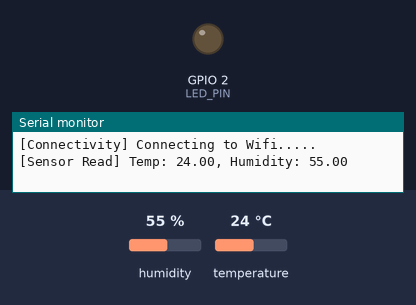
Recording of a sketch running on a simulated ESP32. On the bench: output pins drawn as LEDs (lit = HIGH), the last lines printed to the serial monitor. The inputs (shaded band) are chosen by the test bench; at power-on: humidity 55 %, temperature 24 °C. WiFi joins after 1.5 s; servers stay silent unless stated; the local clock reads 2024-03-15 10:24:30 at power-on unless the sketch sets it; storage starts empty; no MQTT or app messages arrive unless stated.

Above: at 0.1 s.
At 3.1 s:
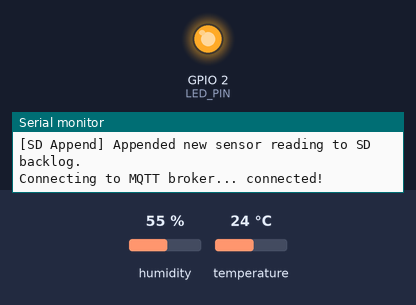
Timing chart, 0 to 4.6 s (numbered marks = the images above):
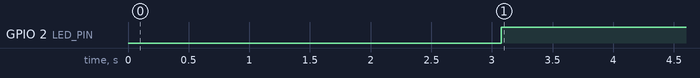

The sketch:

mqtt_sensor_sd_card_final.ino
```cpp
#include <WiFi.h>
#include <SD.h>
#include <PubSubClient.h>
#include <Wire.h>
#include <Adafruit_AM2320.h>
#include <SPI.h>
#include <time.h>

#define LED_PIN 2
const int chipSelect = 5;

const char* ssid = "CARE-Guests";
const char* password = "C@r3pvtltd";
const char* mqtt_server = "192.168.0.103";
const int MQTT_PORT = 1883;

const char* ntpServer = "pool.ntp.org";
const long gmtOffset_sec = 18000;
const int daylightOffset_sec = 0;

Adafruit_AM2320 am2320 = Adafruit_AM2320();
WiFiClient wifiClient;
PubSubClient mqtt(wifiClient);

volatile float latestTemp = 0.0;
volatile float latestHumidity = 0.0;
volatile unsigned long latestTimestamp = 0;
volatile bool newSensorReadingAvailable = false;
volatile bool isConnected = false;
volatile bool hasPendingSDData = false;

unsigned long getEpochTime() {
  time_t now;
  time(&now);
  return (unsigned long)now;
}
bool isTimeSynced(){
  return getEpochTime() > 1704067200;
}
void TaskConnectivity(void* pvParameters) {
  for (;;) {
    if (WiFi.status() != WL_CONNECTED) {
      digitalWrite(LED_PIN, LOW);
      isConnected = false;
      Serial.println("[Connectivity] Connecting to Wifi.....");
      WiFi.begin(ssid, password);

      int attempt = 0;
      while (WiFi.status() != WL_CONNECTED && attempt < 2) {
        vTaskDelay(pdMS_TO_TICKS(500));
        attempt++;
      }

      if (WiFi.status() == WL_CONNECTED) {
        configTime(gmtOffset_sec, daylightOffset_sec, ntpServer);
      }
    }

    if (WiFi.status() == WL_CONNECTED && !mqtt.connected()) {
      mqtt.setServer(mqtt_server, MQTT_PORT);
      Serial.print("Connecting to MQTT broker...");
      if (mqtt.connect("esp32-am2320")) {
        Serial.println(" connected!");
      } else {
        Serial.print(" failed, rc=");
        Serial.println(mqtt.state());
      }
    }

    if (mqtt.connected()) {
      mqtt.loop();
      digitalWrite(LED_PIN, HIGH);
      isConnected = true;
    } else {
      digitalWrite(LED_PIN, LOW);
      isConnected = false;
    }

    vTaskDelay(pdMS_TO_TICKS(2000));
  }
}

void TaskSensor(void* pvParameters) {
  for (;;) {
    float temp = am2320.readTemperature();
    float humidity = am2320.readHumidity();

    if (isnan(temp) || isnan(humidity)) {
      Serial.println("[Sensor] Failed to read AM2320 sensor.");
    } else {
      latestTemp = temp;
      latestHumidity = humidity;
      latestTimestamp = getEpochTime();
      newSensorReadingAvailable = true;
      Serial.printf("[Sensor Read] Temp: %.2f, Humidity: %.2f\n", temp, humidity);
    }

    vTaskDelay(pdMS_TO_TICKS(5000));
  }
}

void TaskSDSync(void* pvParameters) {
  for (;;) {
    if (newSensorReadingAvailable) {
      float temp = latestTemp;
      float humidity = latestHumidity;
      unsigned long ts = latestTimestamp;
      newSensorReadingAvailable = false;

      String packet = "TS: " + String(ts) + ", Temperature: " + String(temp, 2) + ", Humidity: " + String(humidity, 2);

      if (isConnected && !hasPendingSDData) {
        if (mqtt.publish("room/data", packet.c_str())) {
          Serial.println("[Direct MQTT] Published directly: " + packet);
        }
      }
      else {
        if (SD.begin(chipSelect)) {
          File writeFile = SD.open("/sensor_data.txt", FILE_APPEND);
          if (writeFile) {
            writeFile.println(packet);
            writeFile.close();
            hasPendingSDData = true;
            Serial.println("[SD Append] Appended new sensor reading to SD backlog.");
          } else {
            Serial.println("[SD Error] Failed to open file on SD card.");
          }

          if (isConnected && hasPendingSDData) {
            Serial.println("[SD Sync] Online restored! Syncing full SD backlog to MQTT...");
            File readFile = SD.open("/sensor_data.txt", FILE_READ);

            if (readFile) {
              while (readFile.available() && isConnected) {
                String line = readFile.readStringUntil('\n');
                line.trim();

                if (line.length() > 0) {
                  if (mqtt.publish("room/data", line.c_str())) {
                    Serial.println("[SD Sync] Published: " + line);
                  }
                }
                vTaskDelay(pdMS_TO_TICKS(100));
              }
              readFile.close();

              SD.remove("/sensor_data.txt");
              hasPendingSDData = false;
              Serial.println("[SD Sync] Backlog sync complete. SD file removed.");
            }
          }

          SD.end();
        } else {
          Serial.println("[SD Mount Error] Failed to mount SD card inside loop.");
        }
      }
    }

    vTaskDelay(pdMS_TO_TICKS(500));
  }
}

void setup() {
  Serial.begin(115200);
  Wire.begin();
  am2320.begin();

  pinMode(LED_PIN, OUTPUT);

  if (SD.begin(chipSelect)) {
    if (SD.exists("/sensor_data.txt")) {
      hasPendingSDData = true;
      Serial.println("[Boot Check] Existing offline file found on SD card.");
    }
    SD.end();
  }

  xTaskCreatePinnedToCore(TaskConnectivity, "TaskConnectivity", 4096, NULL, 1, NULL, 1);
  xTaskCreatePinnedToCore(TaskSensor, "TaskSensor", 4096, NULL, 1, NULL, 1);
  xTaskCreatePinnedToCore(TaskSDSync, "TaskSync", 4096, NULL, 1, NULL, 1);
}

void loop() {

}
```

Measured:
- by itself, GPIO 2 (LED_PIN): LOW → HIGH at 3.1 s
